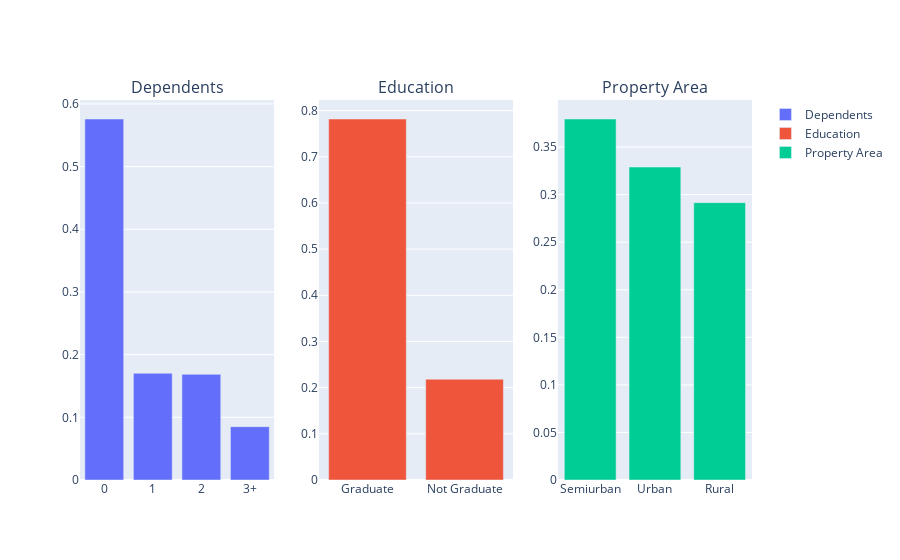

This figure's notebook cell:
### Code cell
import plotly.subplots as sp
import plotly.graph_objects as go

fig = sp.make_subplots(rows=1, cols=3, subplot_titles=['Dependents', 'Education', 'Property Area'])

# Dependents
fig.add_trace(go.Bar(x=train['Dependents'].value_counts(normalize=True).index,   #takes unique index values of normalized counts
                     y=train['Dependents'].value_counts(normalize=True),
                     name='Dependents'),
                     row=1, col=1)

# Education
fig.add_trace(go.Bar(x=train['Education'].value_counts(normalize=True).index,
                     y=train['Education'].value_counts(normalize=True),
                     name='Education'),
              row=1, col=2)

# Property Area
fig.add_trace(go.Bar(x=train['Property_Area'].value_counts(normalize=True).index,
                     y=train['Property_Area'].value_counts(normalize=True),
                     name='Property Area'),
              row=1, col=3)

fig.show()

### Figure 1 — Plotly figure (JSON) as saved in the notebook; plotly's stock layout.template omitted (floating-point values rounded to 4 significant figures)
{"data": [{"name": "Dependents", "type": "bar", "x": ["0", "1", "2", "3+"], "xaxis": "x", "y": [0.576, 0.1703, 0.1686, 0.08514], "yaxis": "y"}, {"name": "Education", "type": "bar", "x": ["Graduate", "Not Graduate"], "xaxis": "x2", "y": [0.7818, 0.2182], "yaxis": "y2"}, {"name": "Property Area", "type": "bar", "x": ["Semiurban", "Urban", "Rural"], "xaxis": "x3", "y": [0.3795, 0.329, 0.2915], "yaxis": "y3"}], "layout": {"annotations": [{"font": {"size": 16}, "showarrow": false, "text": "Dependents", "x": 0.1444, "xanchor": "center", "xref": "paper", "y": 1, "yanchor": "bottom", "yref": "paper"}, {"font": {"size": 16}, "showarrow": false, "text": "Education", "x": 0.5, "xanchor": "center", "xref": "paper", "y": 1, "yanchor": "bottom", "yref": "paper"}, {"font": {"size": 16}, "showarrow": false, "text": "Property Area", "x": 0.8556, "xanchor": "center", "xref": "paper", "y": 1, "yanchor": "bottom", "yref": "paper"}], "xaxis": {"anchor": "y", "domain": [0, 0.2889]}, "xaxis2": {"anchor": "y2", "domain": [0.3556, 0.6444]}, "xaxis3": {"anchor": "y3", "domain": [0.7111, 1]}, "yaxis": {"anchor": "x", "domain": [0, 1]}, "yaxis2": {"anchor": "x2", "domain": [0, 1]}, "yaxis3": {"anchor": "x3", "domain": [0, 1]}}}
